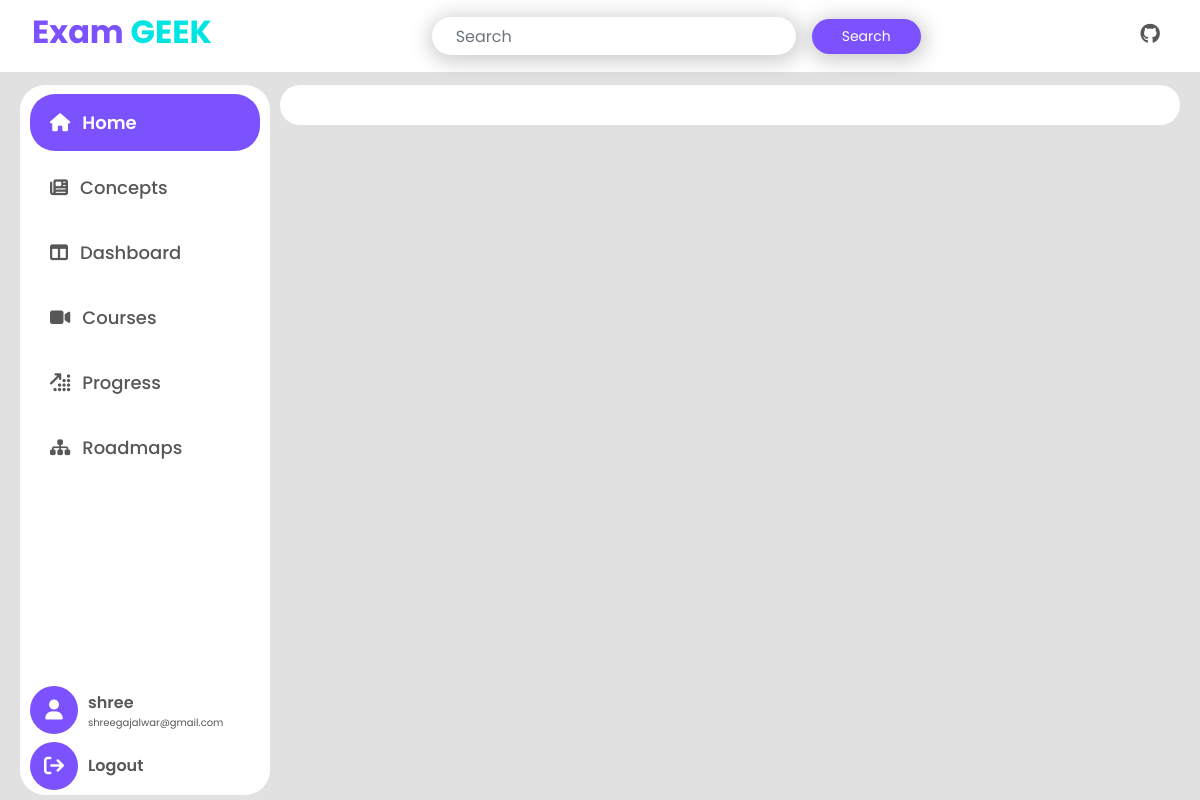
/exam/1/detailed_result/ (signed in), run on an earlier commit of the app's database.
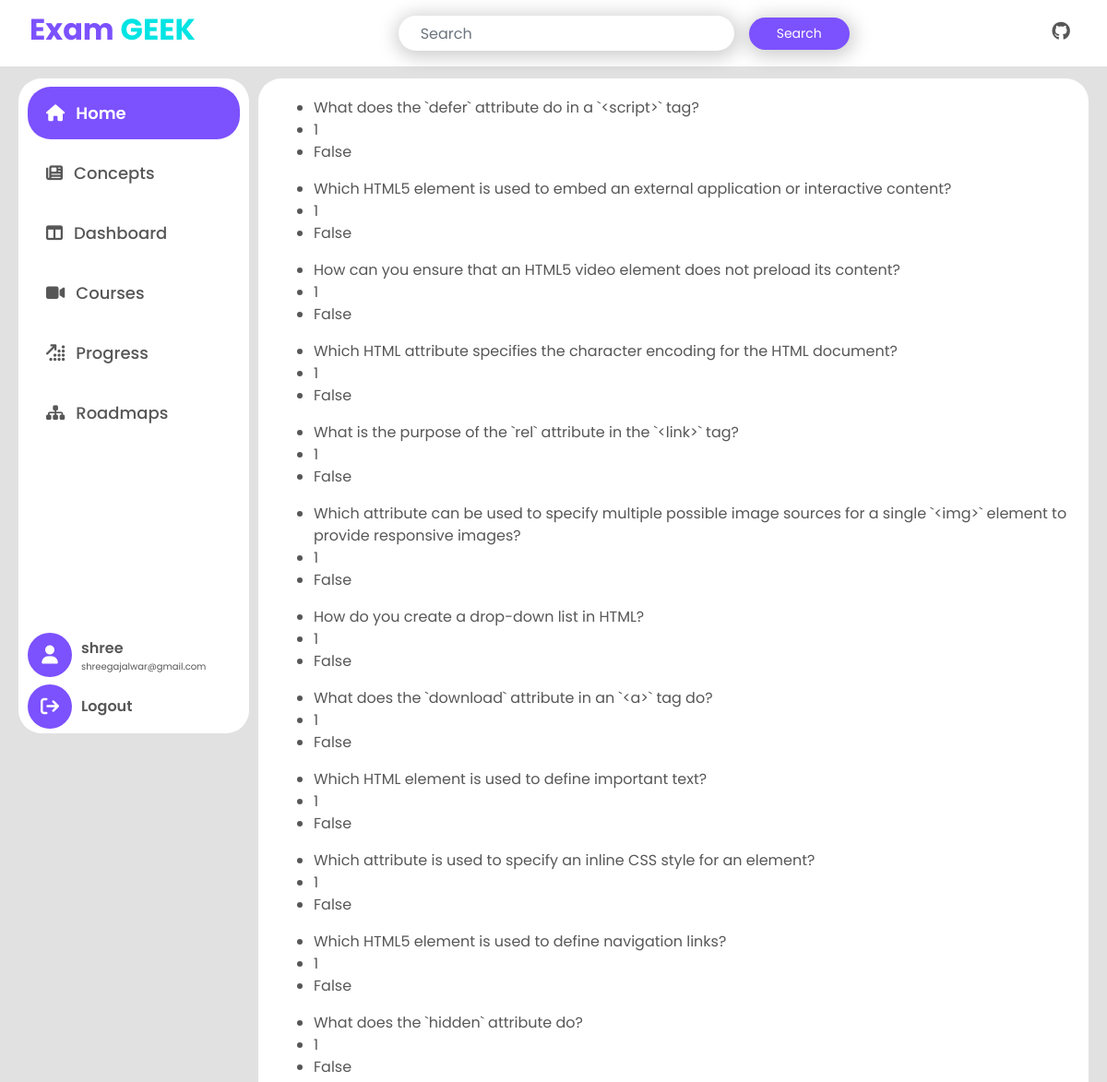
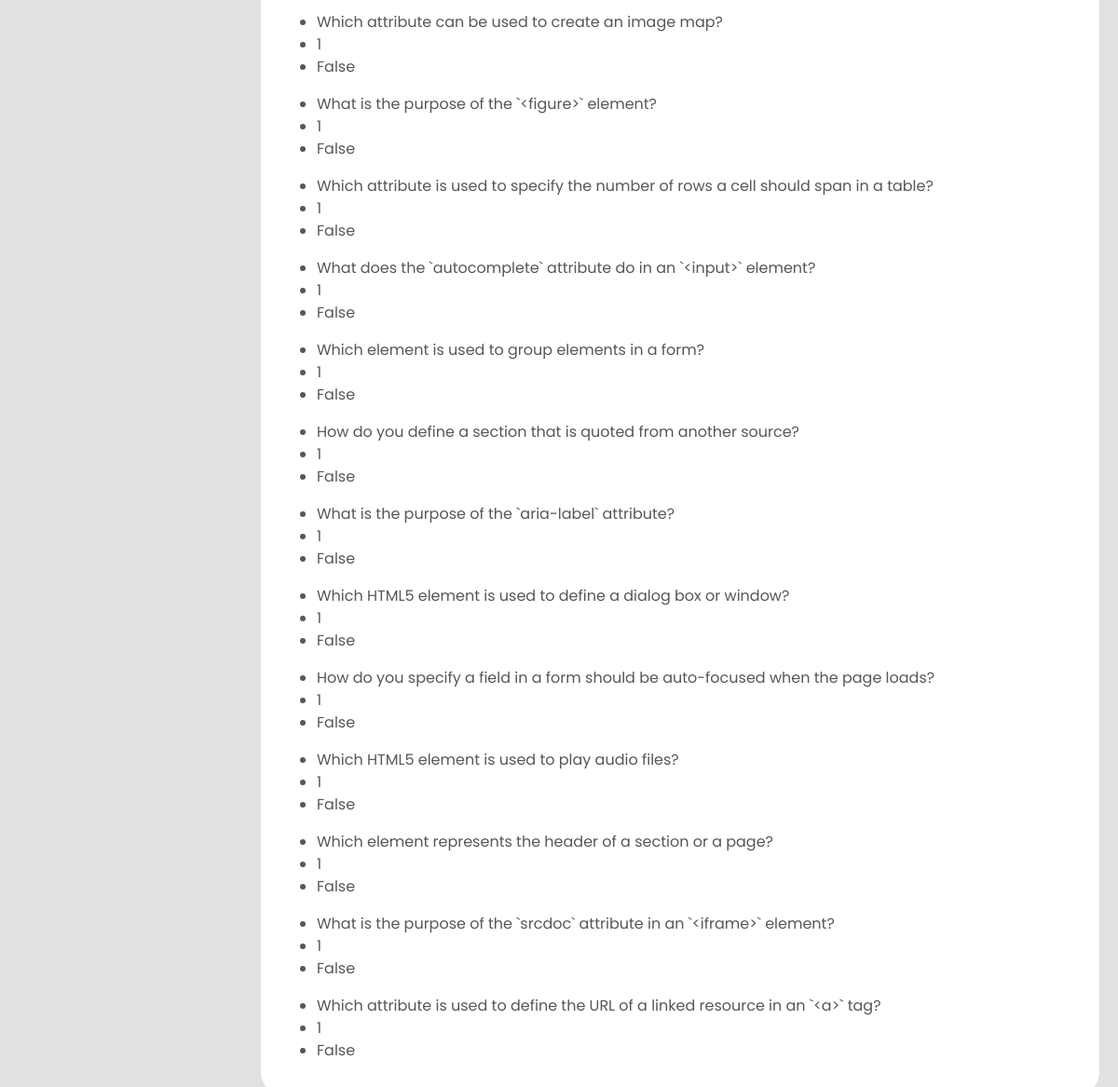
And on a later commit of the database (2 pictures, top to bottom).
### examapp/models.py (models this page shows, shortened)
class UserResponse(models.Model):
    user = models.ForeignKey(User, on_delete=models.CASCADE)
    question = models.ForeignKey(Question, on_delete=models.CASCADE)
    selected_choice = models.IntegerField()
    is_correct = models.BooleanField()
    exam_id = models.ForeignKey(Exam,on_delete=models.CASCADE)

class Question(models.Model):
    exam = models.ForeignKey(Exam, on_delete=models.CASCADE)
    question_title = models.CharField(max_length=200)
    option1 = models.CharField(max_length=200)
    option2 = models.CharField(max_length=200)
    option3 = models.CharField(max_length=200)
    option4 = models.CharField(max_length=200)
    answer = models.IntegerField()
    answer_defination = models.CharField(max_length=200)
    def __str__(self):
        return self.question_title

### examapp/views.py (the view)
# urls.py: path('exam/<int:exam_id>/detailed_result/', views.detailed_result, name='detailed_result'),
@login_required
def detailed_result(request,exam_id):
    user_exam = UserResponse.objects.filter(exam_id=exam_id)
    context = {
        'exam':user_exam
    }
    return render(request,'examapp/detailed_result.html',context)

### examapp/templates/examapp/detailed_result.html
{% extends 'base.html'%}
{% block content %}
{% include 'sidebar.html'%}
<div class="content">
    {% for i in exam %}
     <ul>
         <li>{{i.question}}</li>
         <li>{{i.selected_choice}}</li>
         <li>{{i.is_correct}}</li>
     </ul>
    {% endfor %}
</div>
{% endblock content %}

What changed in the data, as far as the page shows it:
added UserResponse: question "What does the `defer` attribute do in a `<script>` tag?", selected_choice "1", is_correct "False"
added UserResponse: question "Which HTML5 element is used to embed an external application or interactive content?", selected_choice "1", is_correct "False"
added UserResponse: question "How can you ensure that an HTML5 video element does not preload its content?", selected_choice "1", is_correct "False"
added UserResponse: question "Which HTML attribute specifies the character encoding for the HTML document?", selected_choice "1", is_correct "False"
added UserResponse: question "What is the purpose of the `rel` attribute in the `<link>` tag?", selected_choice "1", is_correct "False"
added UserResponse: question "Which attribute can be used to specify multiple possible image sources for a single `<img>` element to provide responsive images?", selected_choice "1", is_correct "False"
added UserResponse: question "How do you create a drop-down list in HTML?", selected_choice "1", is_correct "False"
added UserResponse: question "What does the `download` attribute in an `<a>` tag do?", selected_choice "1", is_correct "False"
added UserResponse: question "Which HTML element is used to define important text?", selected_choice "1", is_correct "False"
added UserResponse: question "Which attribute is used to specify an inline CSS style for an element?", selected_choice "1", is_correct "False"
added UserResponse: question "Which HTML5 element is used to define navigation links?", selected_choice "1", is_correct "False"
added UserResponse: question "What does the `hidden` attribute do?", selected_choice "1", is_correct "False"
added UserResponse: question "Which attribute can be used to create an image map?", selected_choice "1", is_correct "False"
added UserResponse: question "What is the purpose of the `<figure>` element?", selected_choice "1", is_correct "False"
added UserResponse: question "Which attribute is used to specify the number of rows a cell should span in a table?", selected_choice "1", is_correct "False"
added UserResponse: question "What does the `autocomplete` attribute do in an `<input>` element?", selected_choice "1", is_correct "False"
added UserResponse: question "Which element is used to group elements in a form?", selected_choice "1", is_correct "False"
added UserResponse: question "How do you define a section that is quoted from another source?", selected_choice "1", is_correct "False"
added UserResponse: question "What is the purpose of the `aria-label` attribute?", selected_choice "1", is_correct "False"
added UserResponse: question "Which HTML5 element is used to define a dialog box or window?", selected_choice "1", is_correct "False"
added UserResponse: question "How do you specify a field in a form should be auto-focused when the page loads?", selected_choice "1", is_correct "False"
added UserResponse: question "Which HTML5 element is used to play audio files?", selected_choice "1", is_correct "False"
added UserResponse: question "Which element represents the header of a section or a page?", selected_choice "1", is_correct "False"
added UserResponse: question "What is the purpose of the `srcdoc` attribute in an `<iframe>` element?", selected_choice "1", is_correct "False"
added UserResponse: question "Which attribute is used to define the URL of a linked resource in an `<a>` tag?", selected_choice "1", is_correct "False"
